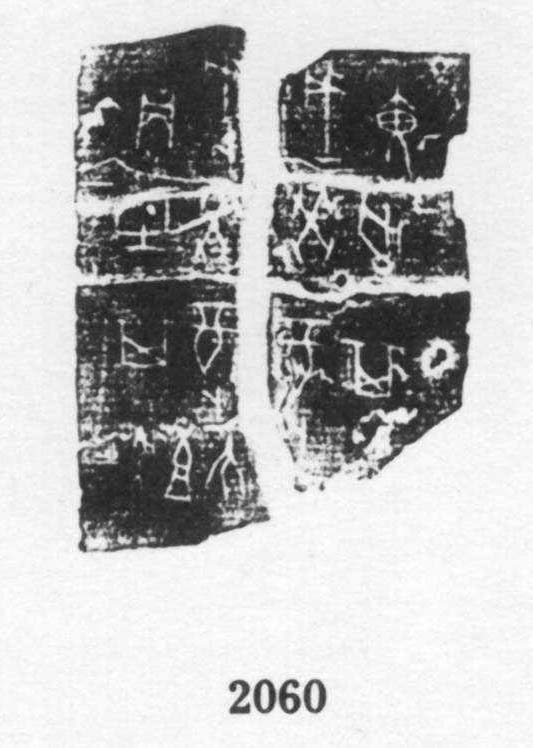
#> input picture 第一问/data/h02060.jpg, 533 x 748 px
$ python '问题一对比.py'
#> lines starting #> are read from the running program, lines starting #| are printed output that depends on the picture
import cv2
import matplotlib.pyplot as plt
from matplotlib.font_manager import FontProperties

# 设置支持中文的字体
font = FontProperties(fname=r'C:\Windows\Fonts\simhei.ttf', size=14)  # 请根据你的系统路径选择合适的字体文件

# 加载图像
img_path = 'data/h02060.jpg'
original_image = cv2.imread(img_path, cv2.IMREAD_GRAYSCALE)  # 以灰度模式读取图像
#> original_image is the input picture: shape (748, 533); min 20, max 255, mean 183.7

# 应用双边滤波进行降噪
bilateral_filtered = cv2.bilateralFilter(original_image, 9, 75, 75)
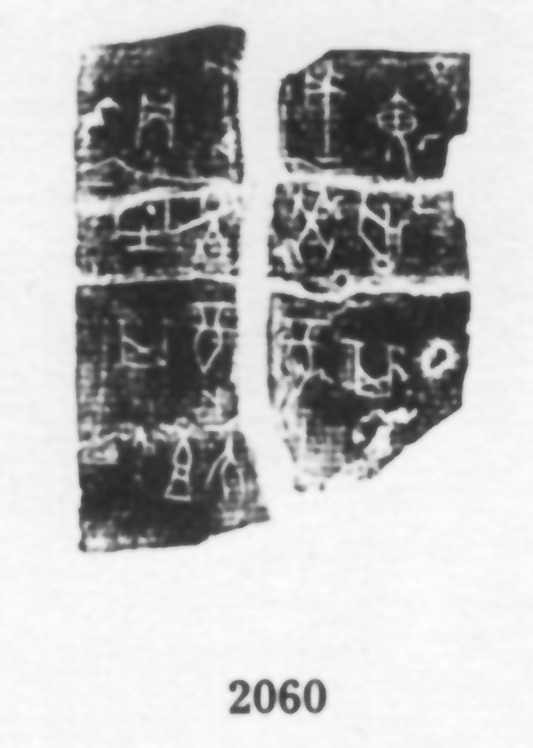
#> bilateral_filtered: shape (748, 533); min 33, max 253, mean 183.7

# 创建CLAHE对象（对比度限制的自适应直方图均衡化）
clahe = cv2.createCLAHE(clipLimit=2.0, tileGridSize=(8, 8))

# 在双边滤波后应用CLAHE
clahe_on_bilateral = clahe.apply(bilateral_filtered)
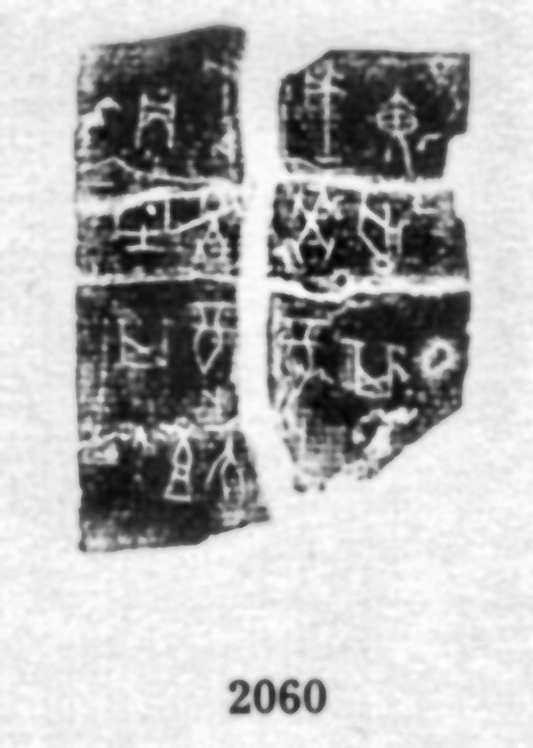
#> clahe_on_bilateral: shape (748, 533); min 5, max 253, mean 179.4

# 绘制和显示处理后的图像
plt.figure(figsize=(12, 6))

# 原始图像
plt.subplot(1, 2, 1)
plt.imshow(original_image, cmap='gray')
plt.title('原始图像', fontproperties=font)
plt.axis('off')

# 双边滤波后应用CLAHE的图像
plt.subplot(1, 2, 2)
plt.imshow(clahe_on_bilateral, cmap='gray')
plt.title('双边滤波后应用CLAHE', fontproperties=font)
plt.axis('off')

plt.tight_layout()
plt.show()
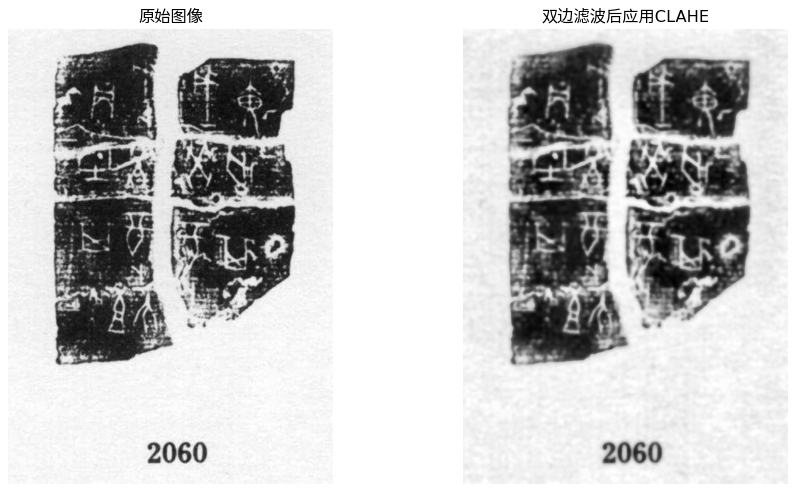
#> figure drawn by matplotlib, 2 panels

$ run again, with 第一问/data/w01637.jpg copied over 第一问/data/h02060.jpg
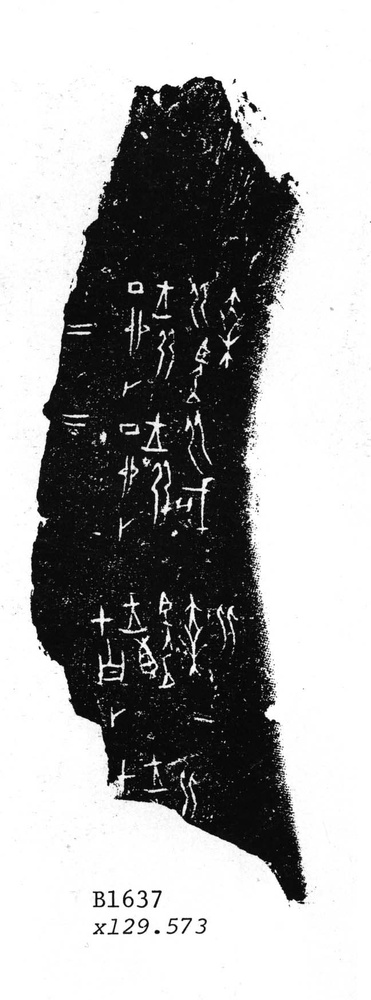
#> input picture 第一问/data/w01637.jpg, 371 x 1000 px, shrunk from 648 x 1745 before the run
#> original_image is the input picture: shape (1000, 371); min 0, max 255, mean 164.6
#> `clahe_on_bilateral = clahe.apply(bilateral_filtered)`:
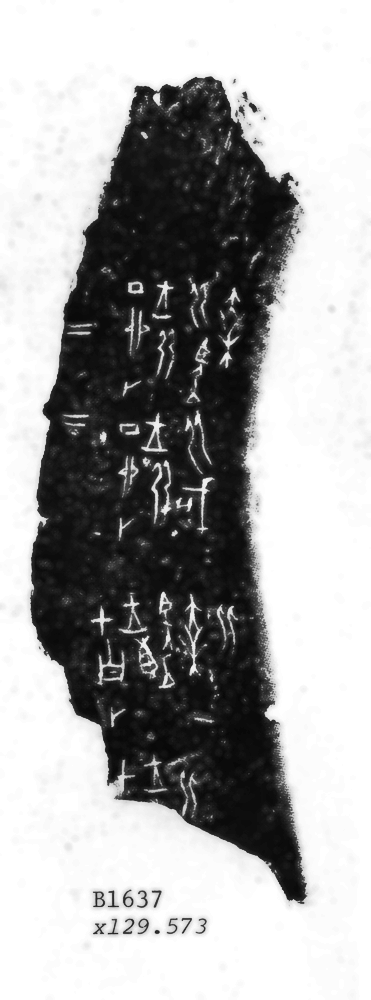
#> clahe_on_bilateral: shape (1000, 371); min 5, max 255, mean 166.5
#> `plt.show()`:
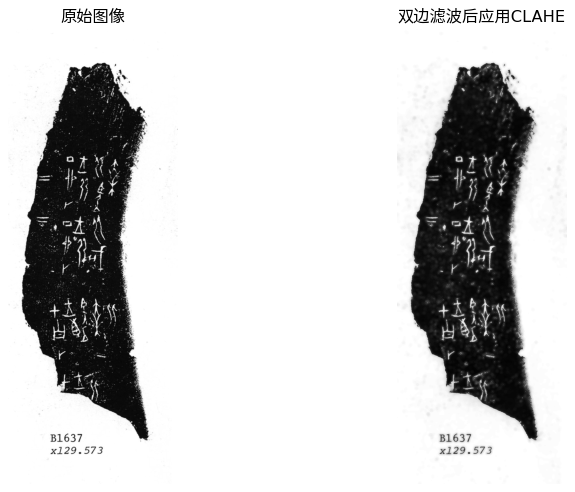
#> figure drawn by matplotlib, 2 panels

$ run again, with 第一问/data/w01870.jpg copied over 第一问/data/h02060.jpg
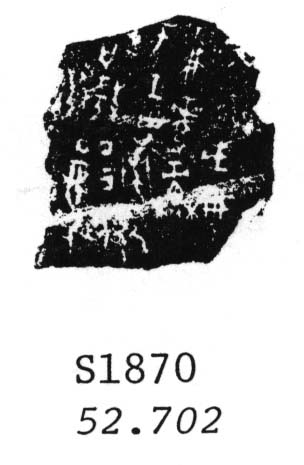
#> input picture 第一问/data/w01870.jpg, 304 x 465 px
#> original_image is the input picture: shape (465, 304); min 0, max 255, mean 183.1
#> `clahe_on_bilateral = clahe.apply(bilateral_filtered)`:
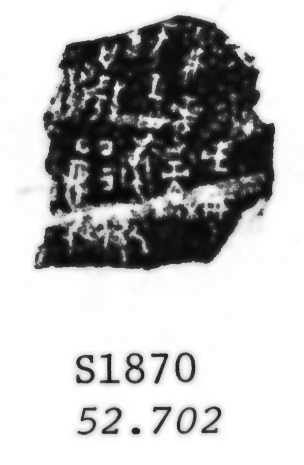
#> clahe_on_bilateral: shape (465, 304); min 6, max 255, mean 184.6
#> `plt.show()`:
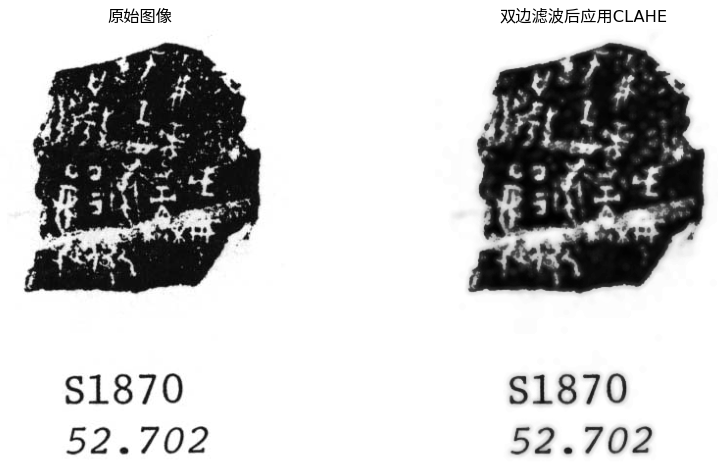
#> figure drawn by matplotlib, 2 panels
